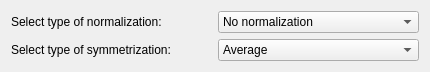
     <widget class="QWidget" name="layoutWidget">
      <property name="geometry">
       <rect>
        <x>3</x>
        <y>7</y>
        <width>430</width>
        <height>58</height>
       </rect>
      </property>
      <layout class="QGridLayout" name="gridLayout_8">
       <item row="0" column="0">
        <widget class="QLabel" name="label_15">
         <property name="text">
          <string>Select type of normalization: </string>
         </property>
        </widget>
       </item>
       <item row="0" column="1">
        <widget class="QComboBox" name="type_of_normalization_circle_comboBox">
         <item>
          <property name="text">
           <string>No normalization</string>
          </property>
         </item>
         <item>
          <property name="text">
           <string>Whole normalization</string>
          </property>
         </item>
         <item>
          <property name="text">
           <string>Row region normalization</string>
          </property>
         </item>
         <item>
          <property name="text">
           <string>Row column normalization</string>
          </property>
         </item>
        </widget>
       </item>
       <item row="1" column="0">
        <widget class="QLabel" name="label_14">
         <property name="text">
          <string>Select type of symmetrization: </string>
         </property>
        </widget>
       </item>
       <item row="1" column="1">
        <widget class="QComboBox" name="type_of_symmetrization_circle_comboBox">
         <item>
          <property name="text">
           <string>Average</string>
          </property>
         </item>
         <item>
          <property name="text">
           <string>Maximum</string>
          </property>
         </item>
         <item>
          <property name="text">
           <string>Minimum</string>
          </property>
         </item>
        </widget>
       </item>
      </layout>
     </widget>
